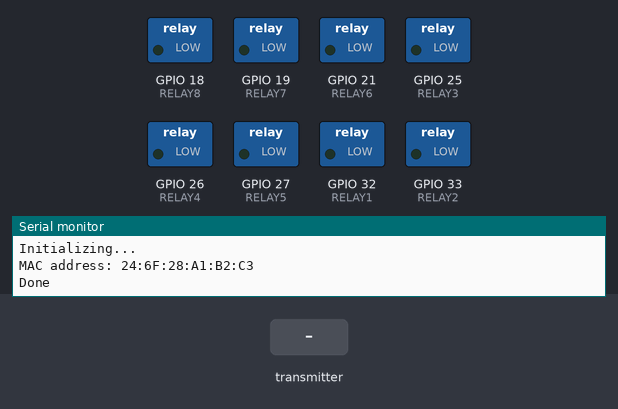
Recording of a program running on a simulated ESP32. On the bench: switched loads named in the program (green lamp = pin HIGH), the last lines printed to the serial monitor. The test bench sets the inputs (shaded band).

Above: at 1.2 s.
1.3 s: the transmitter starts sending value = 1024
At 2.5 s:
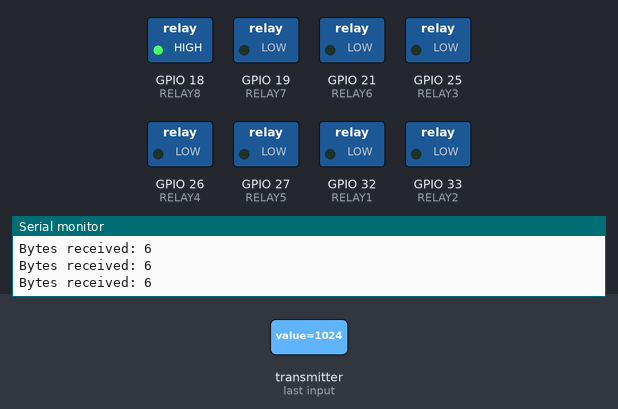
2.8 s: the transmitter starts sending id = 1
At 3.8 s:
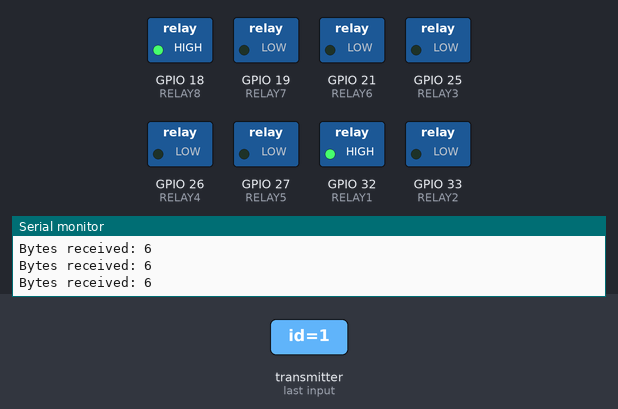
4.3 s: the transmitter starts sending id = 2
At 4.7 s:
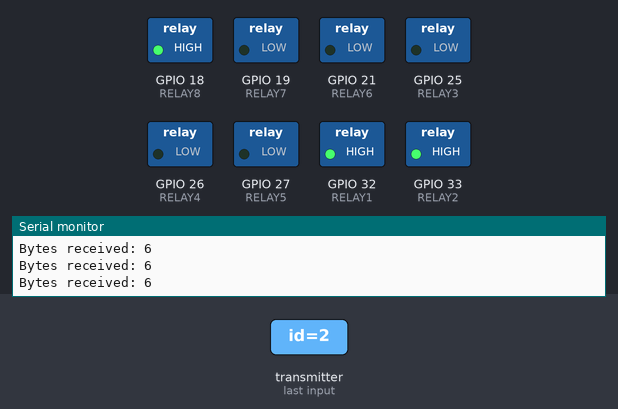
5.8 s: the transmitter starts sending id = 3
At 7.0 s:
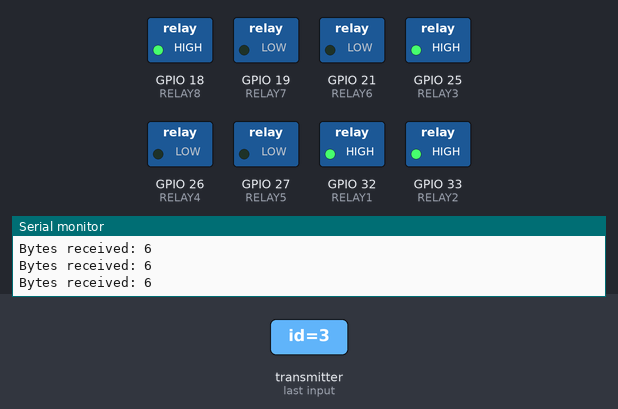
7.3 s: the transmitter starts sending value = 0
At 8.4 s:
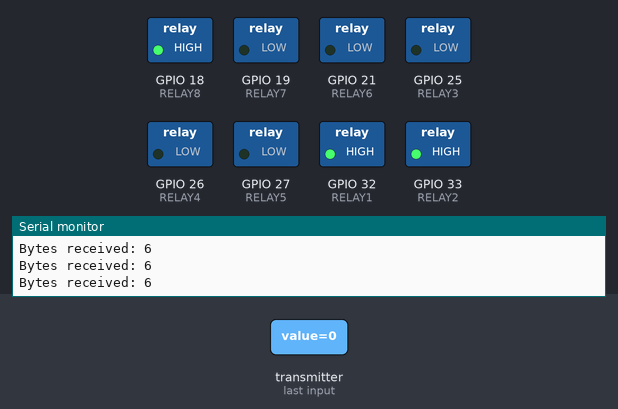
8.8 s: the transmitter starts sending id = 1
At 9.3 s:
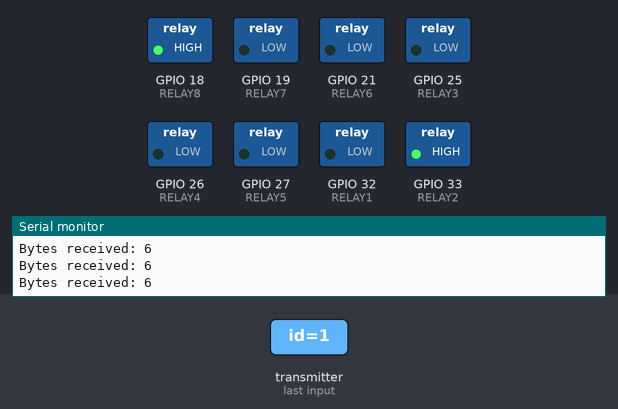
Timing chart, 0 to 11.3 s (numbered marks = the images above; inputs shaded):
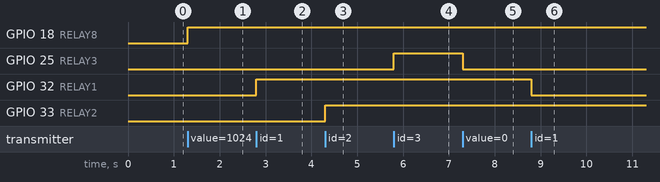

Measured:
- after the input at 1.3 s, GPIO 18 (RELAY8): LOW → HIGH at once
- after the input at 2.8 s, GPIO 32 (RELAY1): LOW → HIGH at once
- after the input at 4.3 s, GPIO 33 (RELAY2): LOW → HIGH at once
- after the input at 5.8 s, GPIO 25 (RELAY3): LOW → HIGH at once
- after the input at 7.3 s, GPIO 25 (RELAY3): HIGH → LOW at once
- after the input at 8.8 s, GPIO 32 (RELAY1): HIGH → LOW at once

The program:

main.cpp
```cpp
#include "WiFi.h"
#include <esp_now.h>

#define RELAY8 18
#define RELAY7 19
#define RELAY6 21
#define RELAY5 27
#define RELAY4 26
#define RELAY3 25
#define RELAY2 33
#define RELAY1 32

// Control Buttons
// 5 Inch ESP32: 30:30:F9:57:61:D8
uint8_t broadcastAddress1[] = {0x30, 0x30, 0xF9, 0x57, 0x61, 0xD8};
esp_now_peer_info_t peerInfo;

typedef struct espNowStruct {
    int16_t type;
    int16_t id;
    int16_t value;
} espNowStruct;

espNowStruct espNowPacket;

void informStatus(int16_t id, int16_t value) {
  espNowPacket.type = 2; //Buttons
  espNowPacket.id = id;
  espNowPacket.value = value;
  esp_err_t result = esp_now_send(0, (uint8_t *) &espNowPacket, sizeof(espNowStruct));
}

void informStatusAll() {
  informStatus(1, digitalRead(RELAY1));
  informStatus(2, digitalRead(RELAY2));
  informStatus(3, digitalRead(RELAY3));
  informStatus(4, digitalRead(RELAY4));
  informStatus(5, digitalRead(RELAY5));
  informStatus(6, digitalRead(RELAY6));
  informStatus(7, digitalRead(RELAY7));
  informStatus(8, digitalRead(RELAY8));
}

// Callback when data is received
void OnDataRecv(const uint8_t * mac, const uint8_t *incomingData, int len) {

  memcpy(&espNowPacket, incomingData, sizeof(espNowPacket));
  Serial.print("Bytes received: ");
  Serial.println(len);
  int16_t type = espNowPacket.type;
  int16_t id = espNowPacket.id;
  int16_t value = espNowPacket.value;

  if (type == 2) { // Buttons
    switch (id) {
      case 0: informStatusAll(); break;
      case 1: digitalWrite(RELAY1, value); informStatus(id, value); break;
      case 2: digitalWrite(RELAY2, value); informStatus(id, value); break;
      case 3: digitalWrite(RELAY3, value); informStatus(id, value); break;
      case 4: digitalWrite(RELAY4, value); informStatus(id, value); break;
      case 5: digitalWrite(RELAY5, value); informStatus(id, value); break;
      case 6: digitalWrite(RELAY6, value); informStatus(id, value); break;
      case 7: digitalWrite(RELAY7, value); informStatus(id, value); break;
      case 8: digitalWrite(RELAY8, value); informStatus(id, value); break;
    }
  }
}

/*
// Callback when data is sent
void OnDataSent(const uint8_t *mac_addr, esp_now_send_status_t status) {
  char macStr[18];
  Serial.print("Packet to: ");
  // Copies the sender mac address to a string
  snprintf(macStr, sizeof(macStr), "%02x:%02x:%02x:%02x:%02x:%02x", mac_addr[0], mac_addr[1], mac_addr[2], mac_addr[3], mac_addr[4], mac_addr[5]);
  Serial.print(macStr);
  Serial.print(" send status:\t");
  Serial.println(status == ESP_NOW_SEND_SUCCESS ? "Delivery Success" : "Delivery Fail");
}*/

void setup() {
  Serial.println("Initializing...");

  // Serial port for debugging purposes
  Serial.begin(115200);
  pinMode(RELAY1, OUTPUT);
  pinMode(RELAY2, OUTPUT);
  pinMode(RELAY3, OUTPUT);
  pinMode(RELAY4, OUTPUT);
  pinMode(RELAY5, OUTPUT);
  pinMode(RELAY6, OUTPUT);
  pinMode(RELAY7, OUTPUT);
  pinMode(RELAY8, OUTPUT);

  digitalWrite(RELAY1, LOW);
  digitalWrite(RELAY2, LOW);
  digitalWrite(RELAY3, LOW);
  digitalWrite(RELAY4, LOW);
  digitalWrite(RELAY5, LOW);
  digitalWrite(RELAY6, LOW);
  digitalWrite(RELAY7, LOW);
  digitalWrite(RELAY8, LOW);

  // Get Mac Address
  //WiFi.mode(WIFI_MODE_STA);

  // Set device as a Wi-Fi Station
  WiFi.mode(WIFI_STA);
  Serial.print("MAC address: ");
  Serial.println(WiFi.macAddress());

  // Init ESP-NOW
  if (esp_now_init() != ESP_OK) {
    Serial.println("Error initializing ESP-NOW");
  }

  // Once ESPNow is successfully Init, we will register for Send CB to
  // get the status of Trasnmitted packet
  //esp_now_register_send_cb(OnDataSent);

  // register peer
  peerInfo.channel = 0;
  peerInfo.encrypt = false;

  // register first peer
  memcpy(peerInfo.peer_addr, broadcastAddress1, 6);
  if (esp_now_add_peer(&peerInfo) != ESP_OK) {
    Serial.println("Failed to add peer");
  }
  // Register for a callback function that will be called when data is received
  esp_now_register_recv_cb(OnDataRecv);

  informStatusAll();

  Serial.println("Done");
}

void loop(){
  delay(10);
}
```
